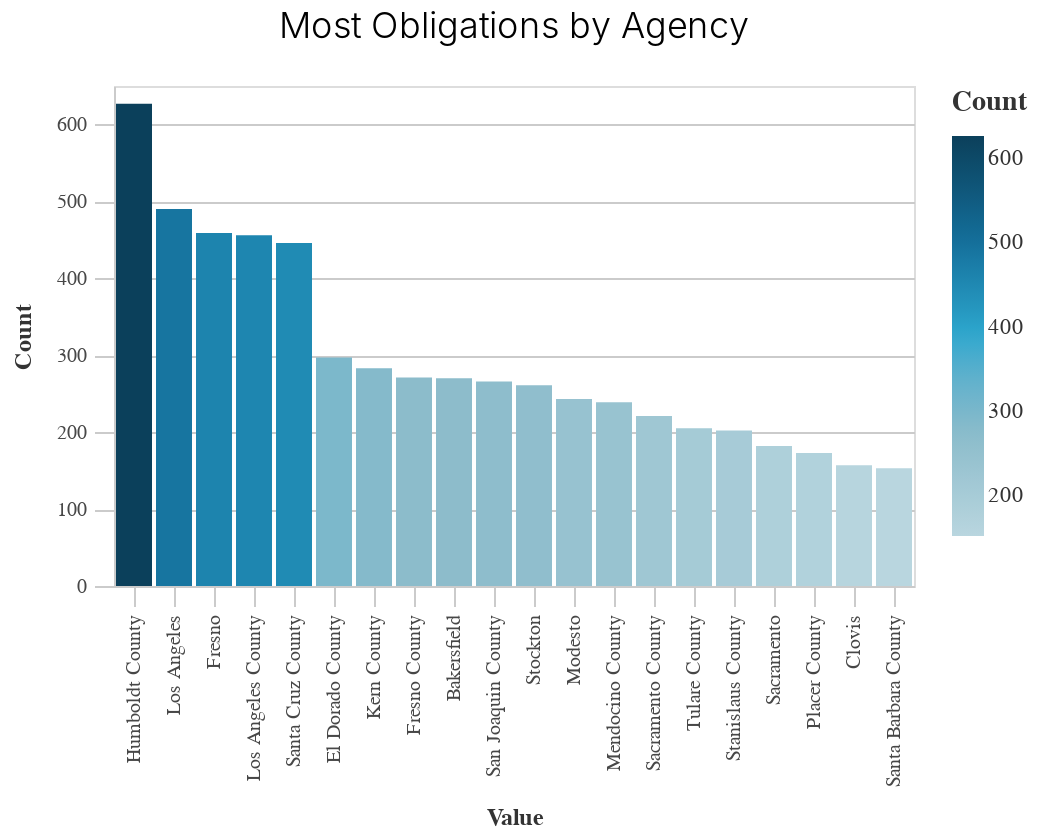

Notebook source saved alongside this figure:
### Code cell
_dla_utils.basic_bar_chart((df_top>>filter(_.variable=='primary_agency_name')), "value", "count").properties(
    title="Most Obligations by Agency")

### Figure 1 — Vega-Lite specification as saved in the notebook (floating-point values rounded to 4 significant figures)
{"usermeta": {"embedOptions": {"theme": "fivethirtyeight"}}, "config": {"view": {"continuousWidth": 400, "continuousHeight": 300}, "axis": {"domainColor": "#cbcbcb", "grid": true, "gridColor": "#cbcbcb", "gridWidth": 1, "labelColor": "#474747", "labelFont": "Nunito Sans", "labelFontSize": 10, "labelPadding": 4, "tickColor": "#cbcbcb", "tickSize": 10, "titleColor": "#333", "titleFont": "Raleway", "titleFontSize": 12, "titlePadding": 10}, "axisBand": {"grid": false}, "background": "white", "font": "Raleway", "header": {"labelFont": "Nunito Sans", "titleFont": "Raleway"}, "legend": {"labelColor": "#333", "labelFont": "Nunito Sans", "labelFontSize": 11, "labelLimit": 0, "padding": 1, "symbolSize": 30, "symbolType": "square", "titleColor": "#333", "titleFont": "Raleway", "titleFontSize": 14, "titlePadding": 10}, "title": {"anchor": "middle", "font": "Raleway", "fontSize": 18, "fontWeight": 300, "offset": 20}}, "data": {"name": "data-bc9a883ae414394a3f706c75dec88ac0"}, "mark": "bar", "encoding": {"color": {"field": "count", "legend": {"title": "Count"}, "scale": {"range": ["#B9D6DF", "#8CBCCB", "#2EA8CE", "#136C97", "#0B405B"]}, "type": "quantitative"}, "x": {"field": "value", "sort": "-y", "title": "Value", "type": "nominal"}, "y": {"field": "count", "title": "Count", "type": "quantitative"}}, "height": 250, "title": "Most Obligations by Agency", "width": 400, "$schema": "https://vega.github.io/schema/vega-lite/v4.17.0.json", "datasets": {"data-bc9a883ae414394a3f706c75dec88ac0": [{"value": "Humboldt County", "count": 627, "variable": "primary_agency_name"}, {"value": "Los Angeles", "count": 490, "variable": "primary_agency_name"}, {"value": "Fresno", "count": 459, "variable": "primary_agency_name"}, {"value": "Los Angeles County", "count": 456, "variable": "primary_agency_name"}, {"value": "Santa Cruz County", "count": 446, "variable": "primary_agency_name"}, {"value": "El Dorado County", "count": 297, "variable": "primary_agency_name"}, {"value": "Kern County", "count": 283, "variable": "primary_agency_name"}, {"value": "Fresno County", "count": 271, "variable": "primary_agency_name"}, {"value": "Bakersfield", "count": 270, "variable": "primary_agency_name"}, {"value": "San Joaquin County", "count": 266, "variable": "primary_agency_name"}, {"value": "Stockton", "count": 261, "variable": "primary_agency_name"}, {"value": "Modesto", "count": 243, "variable": "primary_agency_name"}, {"value": "Mendocino County", "count": 239, "variable": "primary_agency_name"}, {"value": "Sacramento County", "count": 221, "variable": "primary_agency_name"}, {"value": "Tulare County", "count": 205, "variable": "primary_agency_name"}, {"value": "Stanislaus County", "count": 202, "variable": "primary_agency_name"}, {"value": "Sacramento", "count": 182, "variable": "primary_agency_name"}, {"value": "Placer County", "count": 173, "variable": "primary_agency_name"}, {"value": "Clovis", "count": 157, "variable": "primary_agency_name"}, {"value": "Santa Barbara County", "count": 153, "variable": "primary_agency_name"}]}}
